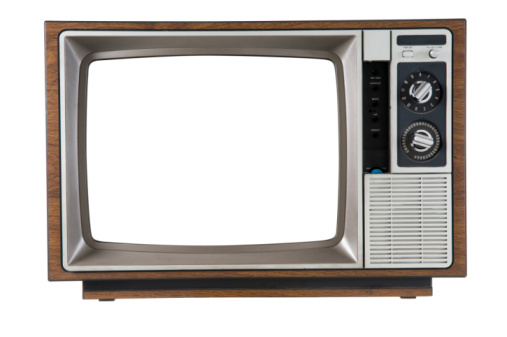
#> input picture Assignment27/part4/TV.jpg, 507 x 337 px
$ python main.py
#> lines starting #> are read from the running program, lines starting #| are printed output that depends on the picture
import cv2
import numpy as np
image=cv2.imread("TV.jpg")
#> image is the input picture: shape (337, 507, 3); mean B, G, R 194.3, 197.3, 201.2
a=image.shape[0]
#> a = 337
b=image.shape[1]
#> b = 507
writer =cv2.VideoWriter('Tv_noice.mp4', cv2.VideoWriter_fourcc(*'XVID'),30,(b,a))
while True:
    image=cv2.cvtColor(image,cv2.COLOR_RGB2GRAY)
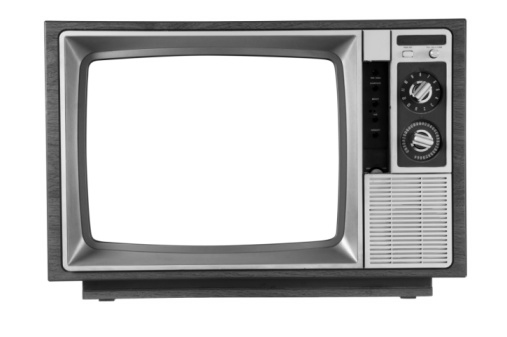
#> image: shape (337, 507); min 0, max 255, mean 196.9
    noice=np.random.random((194,260))*255
    noice=np.array(noice,dtype=np.uint8)
    image[53:247,85:345]=noice
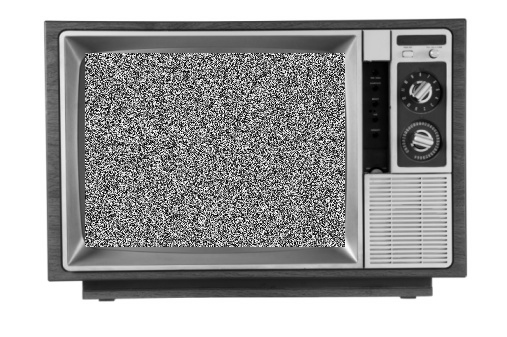
#> image: shape (337, 507); min 0, max 255, mean 162.7
    image=cv2.cvtColor(image,cv2.COLOR_GRAY2BGR)
#> image: shape (337, 507, 3)
    writer.write(image)
    cv2.imshow("result",image)

    if cv2.waitKey(25) & 0xFF==ord("q"):
#> (key q is pressed here)
        break
writer.release()
